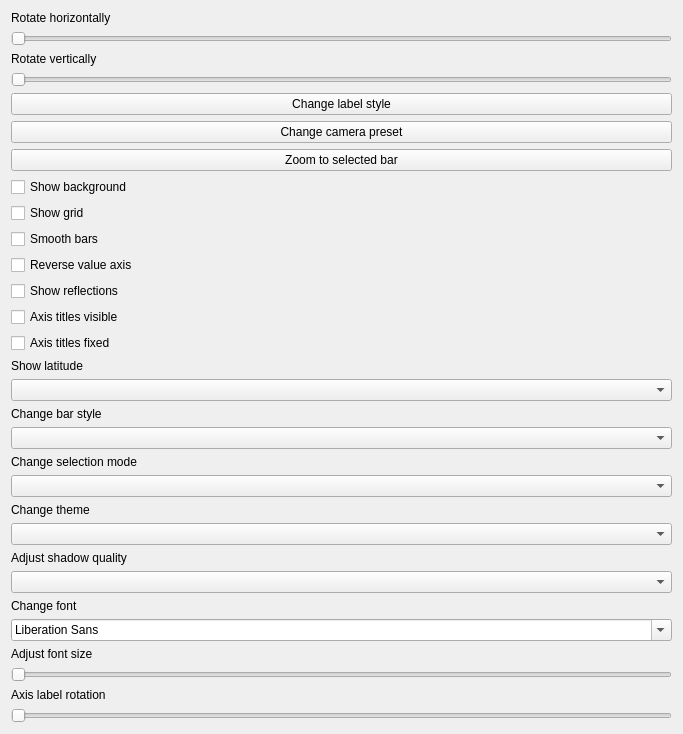
               <widget class="QWidget" name="scrollAreaWidgetContents_2">
                <property name="geometry">
                 <rect>
                  <x>0</x>
                  <y>0</y>
                  <width>683</width>
                  <height>544</height>
                 </rect>
                </property>
                <layout class="QVBoxLayout" name="verticalLayout_8">
                 <item>
                  <widget class="QLabel" name="label_25">
                   <property name="text">
                    <string>Rotate horizontally</string>
                   </property>
                  </widget>
                 </item>
                 <item>
                  <widget class="QSlider" name="rotationSliderX">
                   <property name="orientation">
                    <enum>Qt::Horizontal</enum>
                   </property>
                  </widget>
                 </item>
                 <item>
                  <widget class="QLabel" name="label_17">
                   <property name="text">
                    <string>Rotate vertically</string>
                   </property>
                  </widget>
                 </item>
                 <item>
                  <widget class="QSlider" name="rotationSliderY">
                   <property name="orientation">
                    <enum>Qt::Horizontal</enum>
                   </property>
                  </widget>
                 </item>
                 <item>
                  <widget class="QPushButton" name="labelButton">
                   <property name="text">
                    <string>Change label style</string>
                   </property>
                  </widget>
                 </item>
                 <item>
                  <widget class="QPushButton" name="cameraButton">
                   <property name="text">
                    <string>Change camera preset</string>
                   </property>
                  </widget>
                 </item>
                 <item>
                  <widget class="QPushButton" name="zoomToSelectedButton">
                   <property name="text">
                    <string>Zoom to selected bar</string>
                   </property>
                  </widget>
                 </item>
                 <item>
                  <widget class="QCheckBox" name="backgroundCheckBox">
                   <property name="text">
                    <string>Show background</string>
                   </property>
                  </widget>
                 </item>
                 <item>
                  <widget class="QCheckBox" name="gridCheckBox">
                   <property name="text">
                    <string>Show grid</string>
                   </property>
                  </widget>
                 </item>
                 <item>
                  <widget class="QCheckBox" name="smoothCheckBox">
                   <property name="text">
                    <string>Smooth bars</string>
                   </property>
                  </widget>
                 </item>
                 <item>
                  <widget class="QCheckBox" name="reverseValueAxisCheckBox">
                   <property name="text">
                    <string>Reverse value axis</string>
                   </property>
                  </widget>
                 </item>
                 <item>
                  <widget class="QCheckBox" name="reflectionCheckBox">
                   <property name="text">
                    <string>Show reflections</string>
                   </property>
                  </widget>
                 </item>
                 <item>
                  <widget class="QCheckBox" name="axisTitlesVisibleCB">
                   <property name="text">
                    <string>Axis titles visible</string>
                   </property>
                  </widget>
                 </item>
                 <item>
                  <widget class="QCheckBox" name="axisTitlesFixedCB">
                   <property name="text">
                    <string>Axis titles fixed</string>
                   </property>
                  </widget>
                 </item>
                 <item>
                  <widget class="QLabel" name="label_16">
                   <property name="text">
                    <string>Show latitude</string>
                   </property>
                  </widget>
                 </item>
                 <item>
                  <widget class="QComboBox" name="rangeList"/>
                 </item>
                 <item>
                  <widget class="QLabel" name="label_18">
                   <property name="text">
                    <string>Change bar style</string>
                   </property>
                  </widget>
                 </item>
                 <item>
                  <widget class="QComboBox" name="barStyleList"/>
                 </item>
                 <item>
                  <widget class="QLabel" name="label_19">
                   <property name="text">
                    <string>Change selection mode</string>
                   </property>
                  </widget>
                 </item>
                 <item>
                  <widget class="QComboBox" name="selectionModeList"/>
                 </item>
                 <item>
                  <widget class="QLabel" name="label_20">
                   <property name="text">
                    <string>Change theme</string>
                   </property>
                  </widget>
                 </item>
                 <item>
                  <widget class="QComboBox" name="themeList"/>
                 </item>
                 <item>
                  <widget class="QLabel" name="label_21">
                   <property name="text">
                    <string>Adjust shadow quality</string>
                   </property>
                  </widget>
                 </item>
                 <item>
                  <widget class="QComboBox" name="shadowQuality"/>
                 </item>
                 <item>
                  <widget class="QLabel" name="label_22">
                   <property name="text">
                    <string>Change font</string>
                   </property>
                  </widget>
                 </item>
                 <item>
                  <widget class="QFontComboBox" name="fontList"/>
                 </item>
                 <item>
                  <widget class="QLabel" name="label_23">
                   <property name="text">
                    <string>Adjust font size</string>
                   </property>
                  </widget>
                 </item>
                 <item>
                  <widget class="QSlider" name="fontSizeSlider">
                   <property name="orientation">
                    <enum>Qt::Horizontal</enum>
                   </property>
                  </widget>
                 </item>
                 <item>
                  <widget class="QLabel" name="label_24">
                   <property name="text">
                    <string>Axis label rotation</string>
                   </property>
                  </widget>
                 </item>
                 <item>
                  <widget class="QSlider" name="axisLabelRotationSlider">
                   <property name="orientation">
                    <enum>Qt::Horizontal</enum>
                   </property>
                  </widget>
                 </item>
                </layout>
               </widget>
